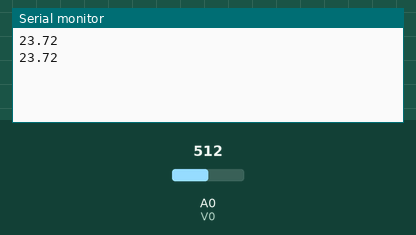
A sketch run on a simulated Arduino Uno, built with avr-gcc and run on an emulated ATmega328P. Parts: the last lines printed to the serial monitor. Inputs (shaded band) come from the test bench; at power-on: A0 (V0) = 512.

Above: at 1.8 s.
1.9 s: A0 (V0) set to 0
At 2.8 s:
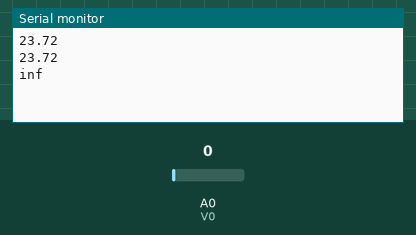
4.5 s: A0 (V0) set to 122
At 5.8 s:
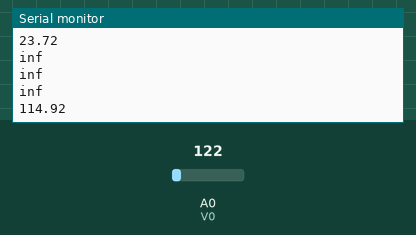

The sketch:

ODMS_Sharp.ino
```cpp
//
// SHARP IR sensor testing
//

int V0 = 0;                           // аналоговый пин для подключения выхода V0
float v;
float dist;

void setup() {
  Serial.begin(9600);                 // старт последовательного порта
}

void loop() {
  v = analogRead(V0)*0.0048828125;   // считываем значение сенсора и переводим в напряжение
  dist = 65*pow(v, -1.10);           // вычисление расстояния
  Serial.println(dist);              // выдаём в порт
  delay(1000);
}
```

Measured:
- after the input at 1.9 s, the serial monitor: prints a new line after 0.10 s (image 1)
- after the input at 4.5 s, the serial monitor: prints a new line after 0.50 s (image 2)
